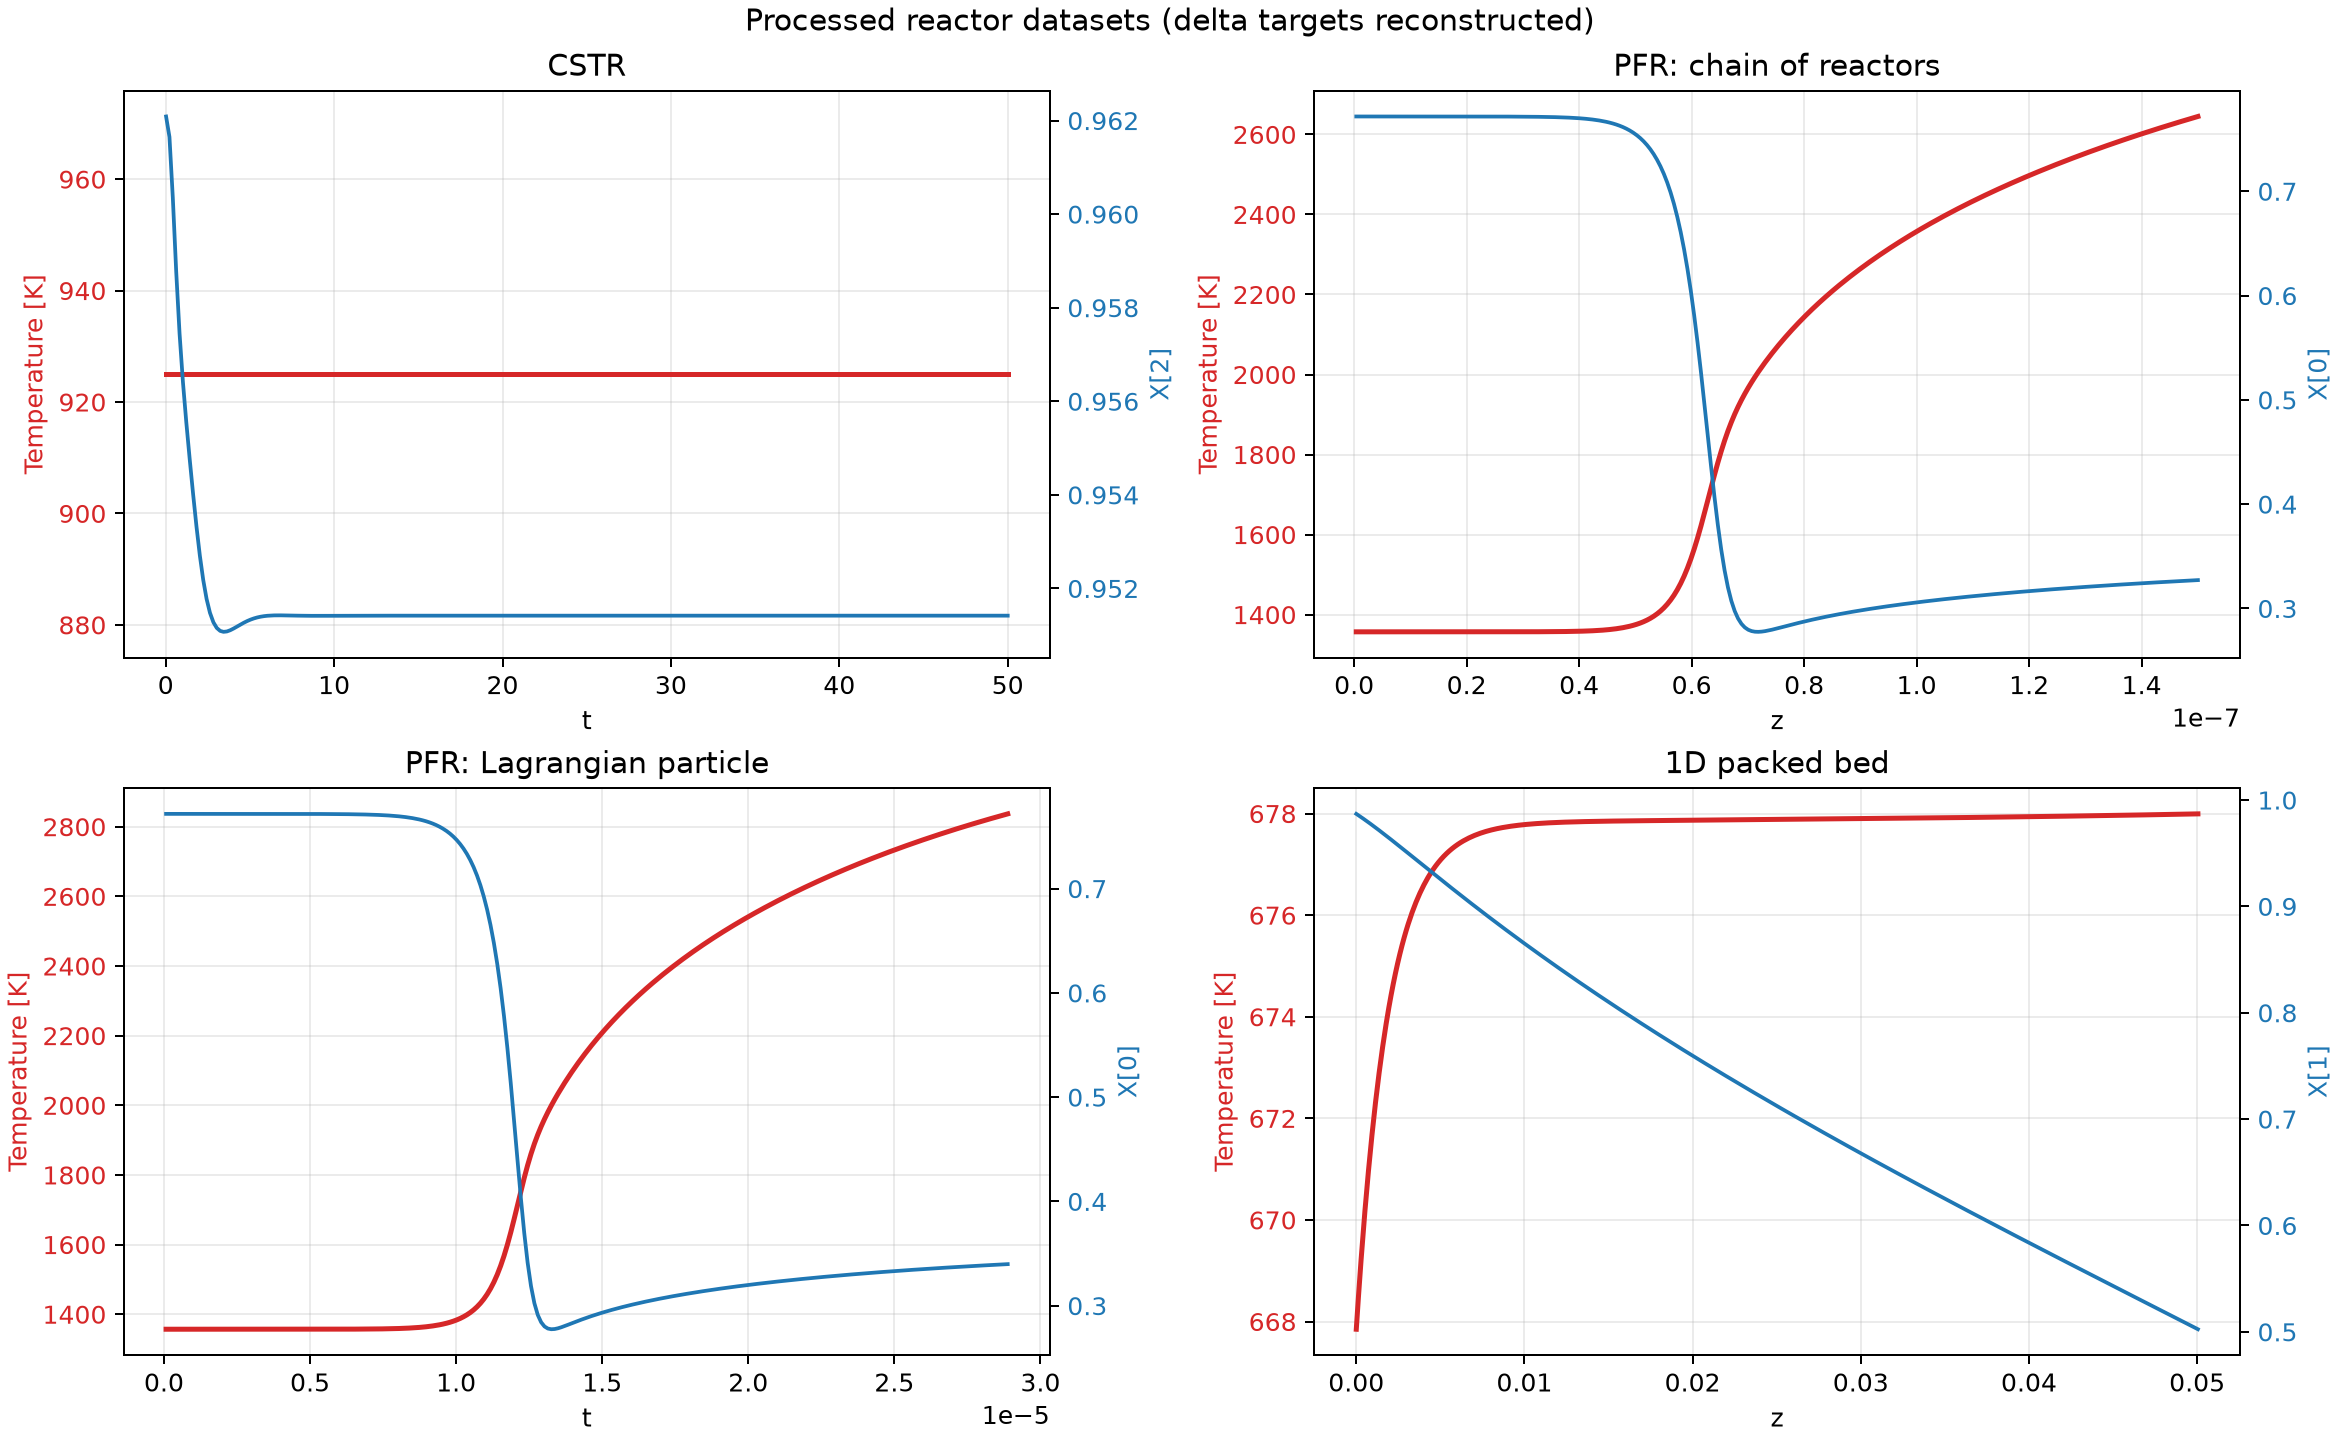

Generate this figure with Python:
"""Smoke-test and plot the processed tensors for four reactor datasets.

Run from any directory with::

    uv run python scripts/diagnostics/processing.py

The script checks one DataLoader batch and delta round-trip reconstruction for
each dataset, then writes ``scripts/diagnostics/processing.png``.
"""

from __future__ import annotations

import os
from dataclasses import dataclass
from pathlib import Path

os.environ.setdefault("MPLCONFIGDIR", "/tmp/matplotlib")

import matplotlib

matplotlib.use("Agg")
import matplotlib.pyplot as plt
import numpy as np
import torch
from torch.utils.data import DataLoader

from chem_operator.datasets import (
    ChemOperatorDataset,
    DataProcessor,
    FieldPacker,
    IdentityNormalizer,
    NormalizationConfig,
    ProcessedDataset,
    TargetTransformConfig,
)
from chem_operator.example_paths import ExamplePaths


PATHS = ExamplePaths.from_script(__file__)
OUTPUT_PATH = PATHS.example / "processing.png"
MAX_POINTS = 250


@dataclass(frozen=True)
class DatasetSpec:
    title: str
    path: Path
    coordinate: str
    fields: tuple[str, ...]
    constants: tuple[str, ...]


DATASETS = (
    DatasetSpec(
        title="CSTR",
        path=PATHS.datasets / "cstr/cstr_test.h5",
        coordinate="t",
        fields=("T", "P", "X"),
        constants=(
            "reactor_volume",
            "residence_time",
            "pressure_controller_K",
            "phi",
            "reactive_fraction",
        ),
    ),
    DatasetSpec(
        title="PFR: chain of reactors",
        path=PATHS.datasets / "pfr/pfr_chain_of_reactors_test.h5",
        coordinate="z",
        fields=("T", "P", "X", "velocity"),
        constants=(
            "length",
            "area",
            "inlet_velocity",
            "pressure_controller_K",
            "phi",
            "ar_o2_ratio",
        ),
    ),
    DatasetSpec(
        title="PFR: Lagrangian particle",
        path=PATHS.datasets / "pfr/pfr_lagrangian_particle_test.h5",
        coordinate="t",
        fields=("T", "P", "X", "velocity", "z"),
        constants=(
            "length",
            "area",
            "inlet_velocity",
            "phi",
            "ar_o2_ratio",
        ),
    ),
    DatasetSpec(
        title="1D packed bed",
        path=PATHS.datasets / "packed_bed_1D/packed_bed_1d_test.h5",
        coordinate="z",
        fields=("T", "P", "X", "Z", "rhou", "velocity"),
        constants=(
            "length",
            "radius",
            "porosity",
            "tortuosity",
            "particle_diameter",
            "specific_surface_area",
            "inlet_velocity",
            "wall_temperature",
            "heat_transfer_coefficient",
            "solve_energy",
            "membrane_present",
            "membrane_permeability",
            "membrane_thickness",
            "sweep_pressure",
            "inlet_nh3_mole_fraction",
        ),
    ),
)


def make_dataset(
    spec: DatasetSpec,
) -> tuple[ChemOperatorDataset, DataProcessor, ProcessedDataset]:
    raw_dataset = ChemOperatorDataset(
        spec.path,
        task="next_step",
        coordinate_name=spec.coordinate,
        input_fields=spec.fields,
        output_fields=spec.fields,
        constant_inputs=spec.constants,
        n_steps_input=4,
        n_steps_output=1,
        index_stride=1,
        dtype=torch.float32,
    )
    processor = DataProcessor(
        field_packer=FieldPacker(
            channel_axis="last",
            variable_field_order=spec.fields,
            constant_field_order=spec.constants,
        ),
        normalizer=IdentityNormalizer(),
        normalization_config=NormalizationConfig(enabled=False),
        target_transform=TargetTransformConfig(
            mode="delta",
            multi_step_delta="direct",
        ),
    )
    return raw_dataset, processor, ProcessedDataset(raw_dataset, processor)


def evenly_spaced_case_indices(
    dataset: ChemOperatorDataset, max_points: int
) -> list[int]:
    case_name = dataset.sample_index[0][0]
    case_indices = [
        index
        for index, (sample_case, _, _) in enumerate(dataset.sample_index)
        if sample_case == case_name
    ]
    positions = np.linspace(
        0,
        len(case_indices) - 1,
        min(max_points, len(case_indices)),
        dtype=int,
    )
    return [case_indices[position] for position in np.unique(positions)]


def validate_and_collect(
    spec: DatasetSpec,
    max_points: int,
) -> tuple[np.ndarray, torch.Tensor, tuple[str, ...], tuple[int, ...]]:
    raw_dataset, processor, dataset = make_dataset(spec)
    try:
        batch = next(iter(DataLoader(dataset, batch_size=4, shuffle=False)))
        batch_shapes = (
            tuple(batch["x"].shape),
            tuple(batch["y"].shape),
            tuple(batch["constants"].shape),
        )
        print(
            f"{spec.title}: x={batch_shapes[0]}, y={batch_shapes[1]}, "
            f"constants={batch_shapes[2]}"
        )

        coordinates: list[float] = []
        states: list[torch.Tensor] = []
        labels: tuple[str, ...] | None = None
        for index in evenly_spaced_case_indices(raw_dataset, max_points):
            raw = raw_dataset[index]
            sample = processor(raw)
            reconstructed = processor.inverse_reconstruct(sample["y"], sample["x"])
            expected = processor.field_packer.pack_variable(raw["output_fields"])
            torch.testing.assert_close(reconstructed, expected)

            coordinate = raw["output_coordinates"][spec.coordinate].reshape(-1)[0]
            coordinates.append(float(coordinate))
            states.append(reconstructed[0].detach().cpu())
            labels = tuple(sample["labels"]["y"])

        if labels is None:
            raise RuntimeError(f"No samples were collected from {spec.path}.")
        return (
            np.asarray(coordinates),
            torch.stack(states),
            labels,
            batch_shapes[0],
        )
    finally:
        dataset.close()


def plot_dataset(
    axis: plt.Axes,
    spec: DatasetSpec,
    coordinates: np.ndarray,
    states: torch.Tensor,
    labels: tuple[str, ...],
) -> None:
    temperature_index = labels.index("T")
    axis.plot(
        coordinates,
        states[:, temperature_index].numpy(),
        color="tab:red",
        linewidth=2,
        label="T",
    )
    axis.set_title(spec.title)
    axis.set_xlabel(spec.coordinate)
    axis.set_ylabel("Temperature [K]", color="tab:red")
    axis.tick_params(axis="y", labelcolor="tab:red")
    axis.grid(alpha=0.25)

    composition_indices = [
        index for index, label in enumerate(labels) if label.startswith("X[")
    ]
    if composition_indices:
        composition = states[:, composition_indices]
        variation = torch.max(composition, dim=0).values - torch.min(
            composition, dim=0
        ).values
        local_index = int(torch.argmax(variation))
        channel_index = composition_indices[local_index]
        second_axis = axis.twinx()
        second_axis.plot(
            coordinates,
            states[:, channel_index].numpy(),
            color="tab:blue",
            linewidth=1.5,
            label=labels[channel_index],
        )
        second_axis.set_ylabel(labels[channel_index], color="tab:blue")
        second_axis.tick_params(axis="y", labelcolor="tab:blue")


def main() -> None:
    if MAX_POINTS < 2:
        raise ValueError("MAX_POINTS must be at least 2.")

    figure, axes = plt.subplots(2, 2, figsize=(13, 8), constrained_layout=True)
    for axis, spec in zip(axes.flat, DATASETS):
        coordinates, states, labels, _ = validate_and_collect(
            spec, MAX_POINTS
        )
        plot_dataset(axis, spec, coordinates, states, labels)

    figure.suptitle("Processed reactor datasets (delta targets reconstructed)")
    OUTPUT_PATH.parent.mkdir(parents=True, exist_ok=True)
    figure.savefig(OUTPUT_PATH, dpi=180)
    plt.close(figure)
    print(f"Saved {OUTPUT_PATH}")


if __name__ == "__main__":
    main()
